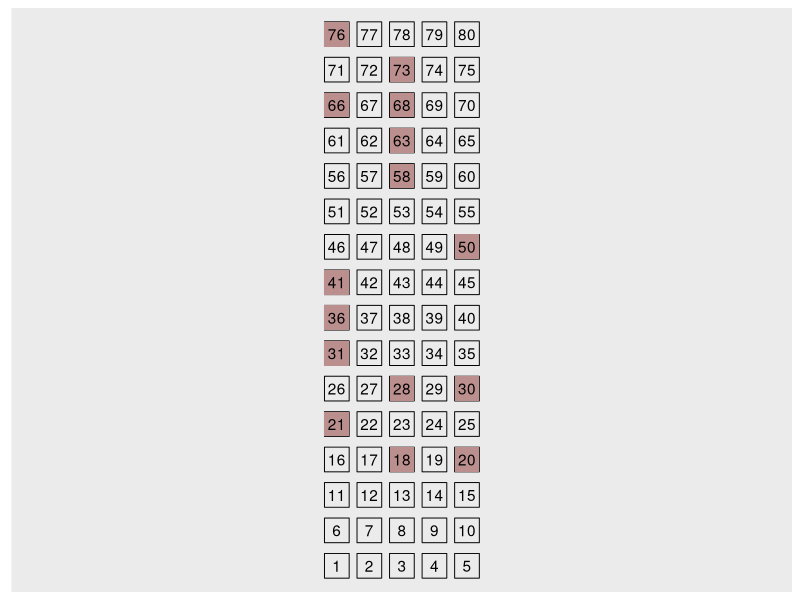

Here is the R script that generated this plot:
library(ggplot2) # görselleştirme için
library(dplyr) # tibble oluşturmak için

# Bu fonksiyon ilk önce iki kullanıcı arasında bir boşluk kalacak şekilde tesadüfi olarak koltuk numarası belirler. Bu tip koltukların tamamı dolduktan sonra kalan koltuklar arasından yine tesadüfi olarak koltuk numarası belirler.

seapart = function(seat_cap = 50, users = seat_cap * 0.5, seed = 321) {
  set.seed(seed)
  seat_cap = seat_cap
  users = users

  # başlamak için tümüyle boş salon
  seat_status = rep(TRUE, times = seat_cap)
  seats = c(1:seat_cap)

  # Mod 5'e göre 1, 3, ve 0 olan koltuk numaraları
  seats_mod5 = seats[(seats %% 5) %in% c(0, 1, 3)]
  max_empty = length(seats_mod5)

  # Koltuk seçme fonksiyonları
  pick_seat = function(type = "mod5", mod5_seat_status) {

    if (type == "mod5") {
      
      empty_seats_mod5 = seats_mod5[mod5_seat_status]

      if (length(empty_seats_mod5) > 1) {
        seat_pick = sample(empty_seats_mod5, 1)
      } else {
        seat_pick = empty_seats_mod5[1]
      }

      return(seat_pick)
    } else {

      empty_seats = seats[seat_status]

      if (length(empty_seats) > 1) {
        return(sample(empty_seats, 1))
      } else {
        return(empty_seats[1])
      }
    }
  }

  seat_picker = function() {
    if (sum(seat_status) > 0) {

      mod5_seat_status = seat_status[seats_mod5]

      if (sum(mod5_seat_status) > 0) {
        seat_pick = pick_seat("mod5", mod5_seat_status)
      } else {
        seat_pick = pick_seat("any")
      }

      return(seat_pick)

    } else {
      return(-1)
    }
  }

  cat_stars = function() {
    cat("****************************************\n")
  }

  cat_stars()
  cat("Toplam başlangıç boş koltuk sayısı: ", seat_cap, "\n")
  cat("Bir boşluklu maximum koltuk sayısı: ", max_empty, "\n")
  cat_stars()

  # Koltuk seçme
  seat_order = rep(NA, seat_cap)

  for (i in 1:(users)) {
    seat_pick = seat_picker()

    if (seat_pick > 0) {
      seat_status[seat_pick] = FALSE
      cat(i, ": ", "Koltuk numaranız: ", seat_pick, "\n", sep = "")

      if (i <= seat_cap) {seat_order[i] = seat_pick}

      if (i == max_empty) {
        cat_stars()
        cat("Mod 5'e göre 0, 1, ve 3 olan koltukların tamamı dolu!", "\n")
        cat("Diğer numaralara geçiliyor...", "\n")
        cat_stars()
      }
    } else {
      cat_stars()
      cat(i, ": ", "Üzgünüz, şu anda hiç boş koltuğumuz yok.", "\n", sep = "")
    }
  }

  cat(paste("Kalan boş koltuk sayısı: ", sum(seat_status)))

  # Oturma verisi oluşturma
  seat_y_grid = rep(0, seat_cap)
  seat_y = rep(NA, length(seat_order))

  seat_x_grid = c(1:seat_cap) %% 5
  seat_x_grid[which(seat_x_grid == 0)] = 5

  seat_x = seat_order %% 5
  seat_x[which(seat_x == 0)] = 5

  for (i in 1:length(seat_order)) {
    if (!is.na(seat_order[i])) {
      for (j in 1:(seat_cap/5)) {
        in_interval = seat_order[i] > (j - 1) * 5 & seat_order[i] <= j * 5
        if (in_interval) {
          seat_y[i] = j
        }
      }
    }
  }

  # grid
  for (i in 1:length(seats)) {
    for (j in 1:(seat_cap/5)) {
      in_interval = seats[i] > (j - 1) * 5 & seats[i] <= j * 5
      if (in_interval) {
        seat_y_grid[i] = j
      }
    }
  }

  seating_data = tibble(
    seats,
    seat_x_grid,
    seat_y_grid,
    seat_order,
    seat_x,
    seat_y
  )

  return(seating_data)
}

seating_data = seapart(seat_cap = 80, users = 15)

seating_data |>
  ggplot(aes(seat_x_grid, seat_y_grid, label = seats)) +
  geom_point(shape = 0, size = 8) +
  geom_point(aes(seat_x, seat_y), shape = 15, color = "rosybrown", size = 8) +
  geom_text() +
  scale_x_discrete(expand = c(2, 2)) +
  #scale_y_discrete(expand = c(1, 0)) +
  labs(x = NULL, y = NULL) +
  theme(
    axis.ticks = element_blank(), 
    axis.text = element_blank(), 
    panel.grid.major = element_blank(), 
    panel.grid.minor = element_blank(),
    legend.position = "none"
  )
